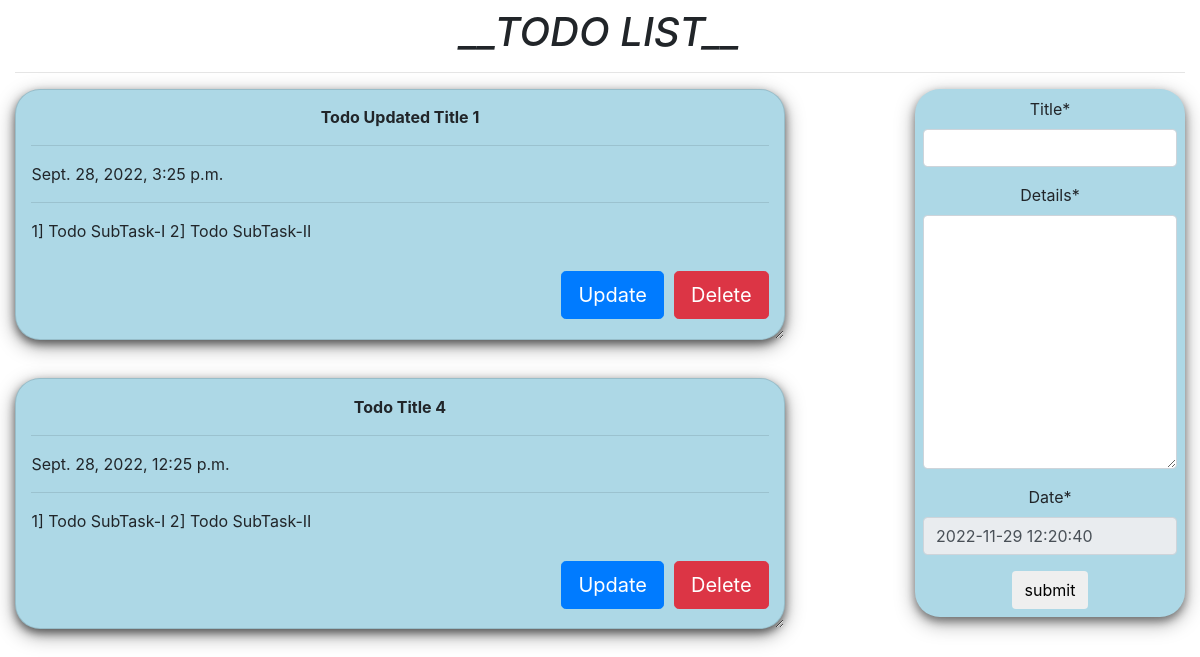
Before: / with the older database file.
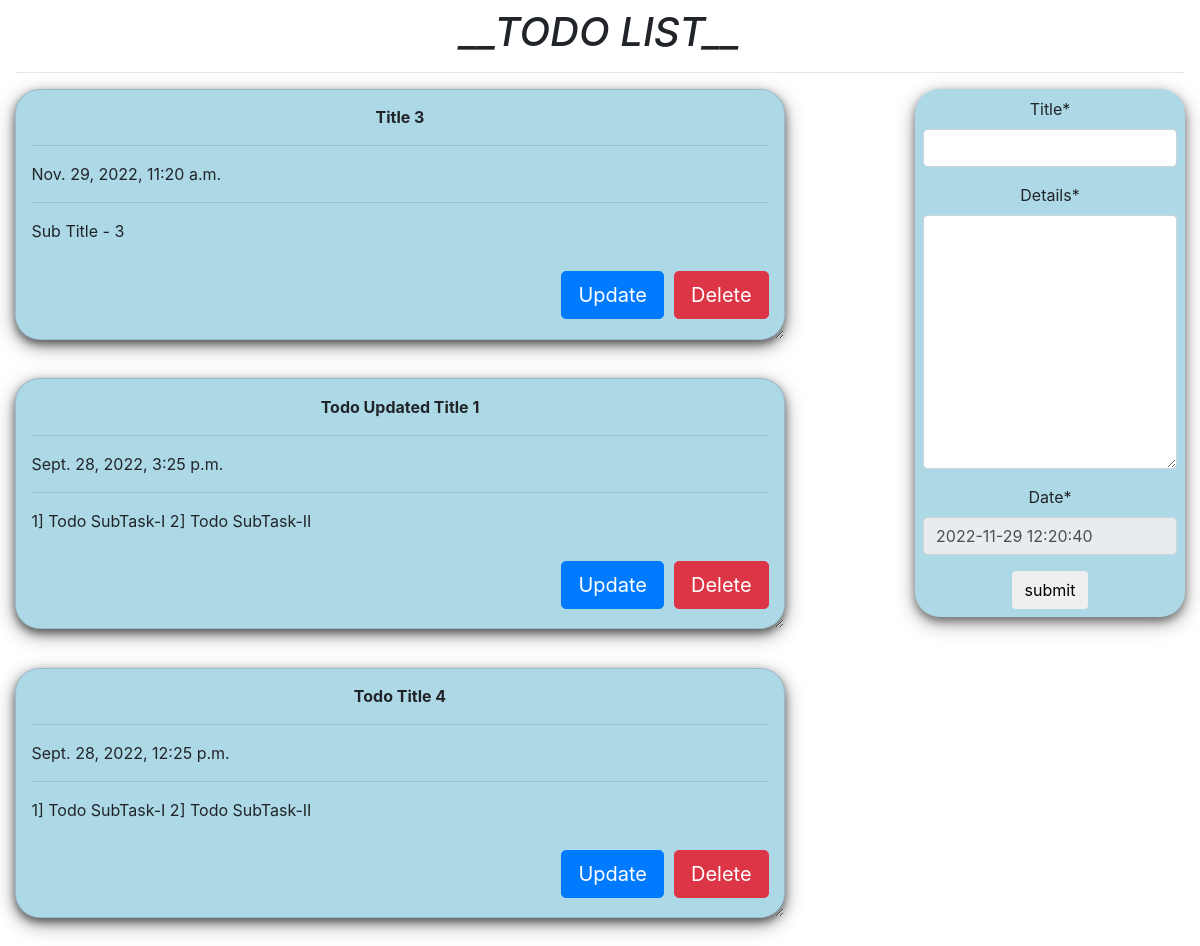
After: the same page with the newer database file.
### todo/models.py (models this page shows)
class Todo(models.Model):
    title = models.CharField(max_length=100)
    details = models.TextField()
    date = models.DateTimeField(auto_now=True)
    def __str__(self):
        return self.title

### todo/views.py (the view)
# urls.py: path('', views.index, name="todo"),
def index(request):
    item_list = Todo.objects.order_by("-date")
    if request.method == 'POST':
        form = TodoForm(request.POST)
        if form.is_valid():
            form.save()
            return redirect('todo')
    form = TodoForm()
    context = {
        'forms': form,
        'list': item_list,
        'title': 'TODO LIST',
        'to_update': "false",
    }
    print(context)
    return render(request, 'todo/index.html', context=context)

### todo/forms.py
class TodoForm(forms.ModelForm):
    date = forms.DateTimeField(disabled=True, initial=timezone.now)
    class Meta:
        model = Todo
        fields = '__all__'

### todo/templates/todo/index.html (shortened to what this page needs)
{% load crispy_forms_tags %}
<!DOCTYPE html>
<html lang="en" dir="ltr">
<head>
    <link rel="stylesheet" href="https://cdn.jsdelivr.net/npm/bootstrap@4.0.0/dist/css/bootstrap.min.css"
>
</head>
<body class="container-fluid">
<center class="text-center mt-2 mb-2">
    <h1><i>__TODO LIST__</i></h1>
    <hr/>
</center>
<div class="row">
    <div class="col-md-8">
        {% for i in list %}
        <div class="card">
            <center><b>{{i.title}}</b></center>
            <hr/>
            {{i.date}}
            <hr/>
            {{i.details}}
            <br/>
            <br/>
            <div>
                {% if to_update == "true" %}
                    <a class="btn btn-info btn-lg mt-1 mb-1" style="float: right;" href="{% url 'todo' %}">Cancel</a>
                {% else %}
                    <a class="btn btn-danger btn-lg mt-1 mb-1" style="float: right;" href="{% url 'del' i.id %}">Delete</a>
                    <a class="btn btn-primary btn-lg mt-1 mb-1" style="float: right; margin-right: 10px;" href="{% url 'update' i.id %}">Update</a>
                {% endif %}
            </div>
        </div>
        {% endfor%}
    </div>
    <div class="col-md-1"></div>
    <div class="col-md-3">
        <div class="submit_form">
            <form method="POST">
                {{forms|crispy}}
                <center>
                    <input type="submit" class="btn btn-default" value="submit"/>
                </center>
            </form>
        </div>
    </div>
</div>
</body>
</html>

### todo/templates/todo/index.html (style rules this page uses)
.card { box-shadow: 0 4px 8px 0 rgba(0,0,0,0.5), 0 6px 20px 0 rgba(0,0,0,0.39); background: lightblue; margin-bottom : 5%; border-radius: 25px; padding : 2%; overflow: auto; resize: both; text-overflow: ellipsis; }
.submit_form { text-align: center; padding: 3%; background: lightblue; border-radius: 25px; box-shadow: 0 4px 8px 0 rgba(0,0,0,0.4), 0 6px 20px 0 rgba(0,0,0,0.36); }

Changed rows visible on the page:
added Todo: title "Title 3", date "Nov. 29, 2022, 11:20 a.m.", details "Sub Title - 3"
